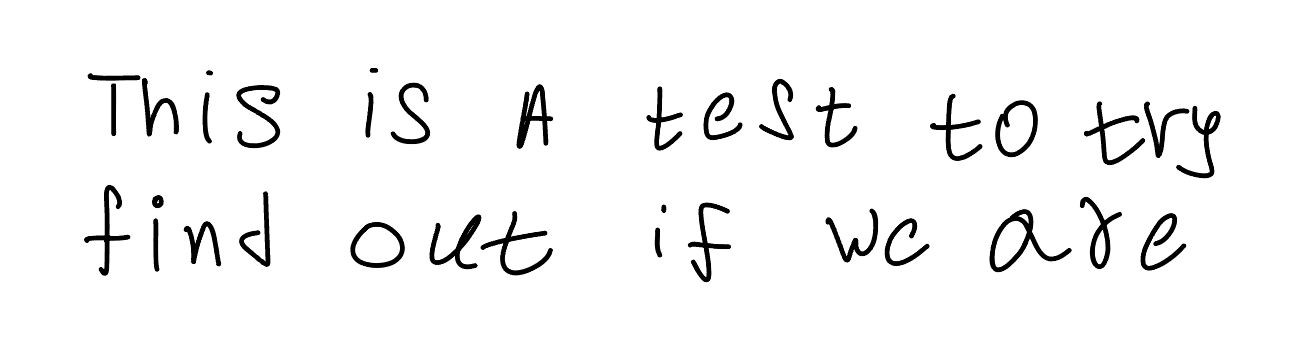
#> input picture Images/try.jpeg, 1293 x 364 px, found by its file name
$ python newMain.py
#> lines starting #> are read from the running program, lines starting #| are printed output that depends on the picture; after the words box and inside, x2 and y2 are one past the last pixel; in counts of white or black regions, pixels touching at a corner belong together
import cv2
import matplotlib.pyplot as plt
import matplotlib.patches as patches
import numpy as np
from sklearn.cluster import DBSCAN
from sklearn.preprocessing import MinMaxScaler
from kneed import KneeLocator
from pre_processing_to_EMNIST import *


# [45 lines left out: functions find_closest_square_in_x, find_closest_square, not called in this run]

def find_1(temp):
    return [(i, j) for i, row in enumerate(temp) for j, pixel in enumerate(row) if pixel == 1]

def preprocess_image(img):
    # Ensure grayscale
    if len(img.shape) == 3:
        img = cv2.cvtColor(img, cv2.COLOR_BGR2GRAY)
    # Ensure 8-bit format
    img = np.uint8(img)
    img = cv2.medianBlur(img, 5)
    img = cv2.adaptiveThreshold(img, 255, cv2.ADAPTIVE_THRESH_MEAN_C, cv2.THRESH_BINARY, 15, 2)
    img = cv2.bitwise_not(img)
    return img
# def find_biggest_rect(gray_image, parameters):
#     # Existing code...


# [25 lines left out: function find_sequence, not called in this run]


def compute_eps(X):
    # Compute distance matrix
    from sklearn.metrics.pairwise import euclidean_distances
    distance_matrix = euclidean_distances(X, X)

    # Compute mean distance for each point
    mean_distances = np.mean(distance_matrix, axis=1)

    # Plot mean distances
    plt.plot(sorted(mean_distances))
    plt.xlabel('Points')
    plt.ylabel('Mean Distance')
    plt.show()

    # Use knee point as eps
    kneedle = KneeLocator(range(len(mean_distances)), sorted(mean_distances), curve='convex', direction='increasing')
    return kneedle.knee_y

def main(img_path):
#> called with img_path = '/Images/try.jpeg'
    parameters = {
        "pixels_from_edge": 7,
        "time_between_frames": 2,
        "min_area": 18000,
        "min_lets": 40,
        "eps_lets": 1,
        "min_words": 15,
        "eps_words": 30,
        "sigma": 0,
        "x_pad": 3,
        "i_dot_thresh": 35,
        "Thresh": 135,
        "y_pad": 3,
    }

    Thresh = parameters["Thresh"]
    img = cv2.imread(img_path)
#> img is the input picture: shape (364, 1293, 3); min 0, max 255, mean 244.5
    dst = cv2.fastNlMeansDenoisingColored(img, None, 10, 10, 7, 15)
    gray_frame = cv2.cvtColor(dst , cv2.COLOR_BGR2GRAY)
    gray_frame = preprocess_image(gray_frame)
#> in preprocess_image, `img = cv2.adaptiveThreshold(img, 255, cv2.ADAPTIVE_THRESH_MEAN_C, cv2...`:
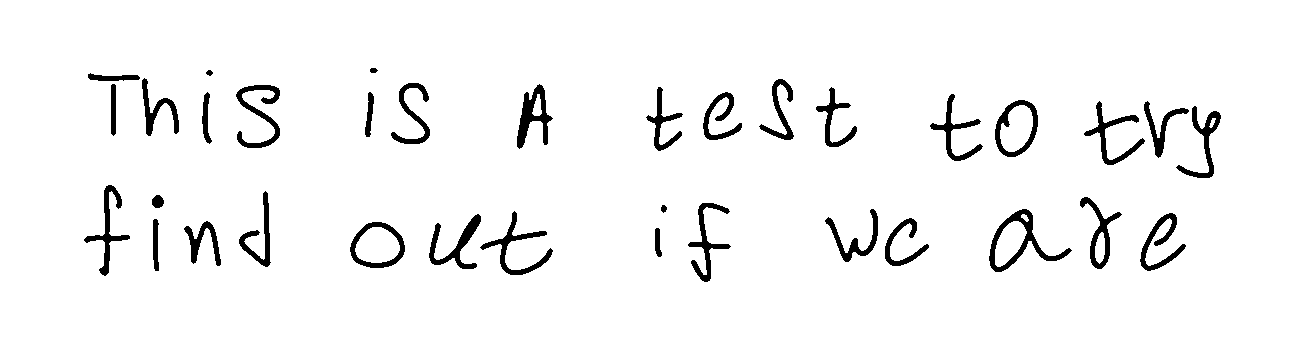
#> img: shape (364, 1293); 95.7% white; 35 black regions, largest, box (x1, y1, x2, y2) and area: (989, 209, 1072, 272) 1119, (517, 84, 553, 149) 946, (480, 211, 553, 275) 890

    _, binary = cv2.threshold(gray_frame, Thresh, 255, cv2.THRESH_BINARY)  # apply thresholding

    temp_list = find_1((255 - binary) / 255)
#> temp_list = 450551 items

    eps_words = compute_eps(temp_list)  # Computing optimal eps using KneeLocator
    min_words = parameters.get("min_words")

    find_sequence((255 - binary) / 255, min_words, eps_words)

if __name__ == '__main__':
#> (the run stopped early here; a loop or call above may not have finished)
